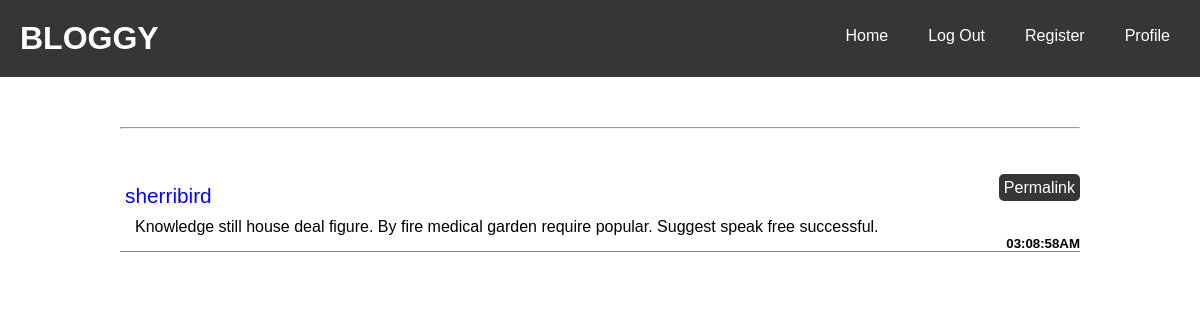
Page /post/2 (signed in) on the committed database.
### blog/models.py (models this page shows, shortened)
class Post(db.Model):
    __tablename__ = 'posts'
    id = db.Column(db.Integer, primary_key = True)
    body = db.Column(db.Text())
    timestamp = db.Column(db.DateTime(), index = True, default = datetime.now())
    author_id = db.Column(db.Integer, db.ForeignKey('users.id'))

class User(UserMixin, db.Model):
    __tablename__ = 'users'
    id = db.Column(db.Integer, primary_key = True)
    email = db.Column(db.String(64), unique = True, index = True)
    username = db.Column(db.String(64), unique = True, index = True)
    password_hash = db.Column(db.String(128))
    confirmed = db.Column(db.Boolean, default = True)
    name = db.Column(db.String(64))
    location = db.Column(db.String(64))
    about_me = db.Column(db.Text())
    member_since = db.Column(db.DateTime(), default = datetime.today())
    last_seen = db.Column(db.DateTime(), default = datetime.today())
    posts = db.relationship('Post', backref = 'author', lazy = 'dynamic')
    followed = db.relationship('Follow',
                               foreign_keys = [Follow.follower_id],
                               backref = db.backref('follower', lazy = 'joined'),
                               lazy = 'dynamic',
                               cascade = 'all, delete-orphan')
    followers = db.relationship('Follow',
                               foreign_keys = [Follow.followed_id],
                               backref = db.backref('followed', lazy = 'joined'),
                               lazy = 'dynamic',
                               cascade = 'all, delete-orphan')
    role_id = db.Column(db.Integer, db.ForeignKey('roles.id'))
    """
    Password is a decorated property that raises an error when it is accessed.
    Of course even with brute force, it cannot be recovered as it has been hashed.
    The setter does the hashing and a verify method is needed at last.
    """
    @property
    def password(self):
        raise AttributeError('ACCESS DENIED! PASSWORD CANNOT BE READ!')
    def can(self, perm):
        return self.role is not None and self.role.has_permission(perm)
    def is_administrator(self):
        return self.can(Permission.ADMIN)
    def ping(self):
        self.last_seen = datetime.utcnow()
        db.session.add(self)
        db.session.commit()

### blog/main/views.py (the view)
@main.route('/post/<int:post_id>')
def post(post_id):
    p = Post.query.get_or_404(post_id)
    return render_template('main/post.html', posts = [p])

### blog/auth/views.py (called while the page is built)
@auth.before_app_request
def before_request():
    if current_user.is_authenticated:
        current_user.ping()
        if not current_user.confirmed \
                and request.endpoint \
                and request.blueprint != 'auth' \
                and request.endpoint != 'static':
            return redirect(url_for('auth.unconfirmed'))

### blog/main/__init__.py (called while the page is built)
@main.app_context_processor
def inject_permissions():
    return dict(Permission = Permission)

### blog/models.py (called while the page is built)
@login_manager.user_loader
def load_user(user_id):
    return User.query.get(int(user_id))

    def has_permission(self, perm):
        return self.permissions & perm == perm

### blog/templates/main/post.html (shortened to what this page needs)
{% extends "base.html" %}
{% block body %}
    {% include "_posts.html" %}
{% endblock %}

### blog/templates/_posts.html (shortened to what this page needs)
<div class="posts">
   {% for post in posts %}
        <li class="post">
            <div class="post-author">
                <a
                href="{{ url_for('.user', username = post.author.username) }}">
                    {{ post.author.username }}
                </a>
            </div>
            <div  class="post-date">
                <h5>
                    {{ post.timestamp.strftime("%X%p") }}
                </h5>
            </div>
            <div class="post-body">
                <a href="{{ url_for('main.post',
                            post_id = post.id, _external=True) }}">
                    {{ post.body }}
                </a>
            </div>
            <div class="post-footer">
                <a class="permalink" href="{{ url_for('.post',
                         post_id = post.id, _external=True) }}">
                    Permalink
                </a>
            </div>
        </li>
    {% endfor %}
</div>

### blog/templates/_posts.html (style rules this page uses)
.post { position: relative; margin: 0 0 20px 0; }
.post-author a { text-decoration: none; color: blue; font-size: 1.3rem; }
.post-date { position: absolute; bottom: 0; right: 0; }
.post-body a { text-decoration: none; color: rgb(0, 0, 0); }
.post-footer { position: absolute; top: 0; right: 0; }
.post-footer .permalink { text-decoration: none; color: rgb(255, 255, 255); padding: 5px 5px; background-color: rgb(54, 54, 54); border-radius: 5px; margin-left: 5px; }

### rows in the picture
Post: author.username "sherribird", timestamp "03:08:58AM", body "Knowledge still house deal figure. By fire medical garden require popular. Suggest speak free successful."
